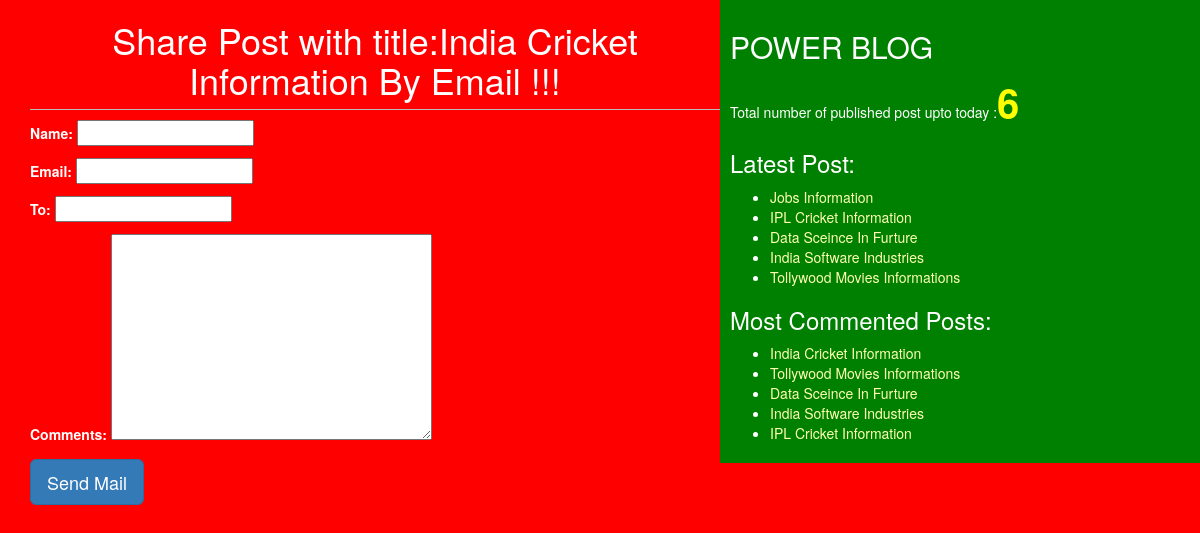
/1/share/, run on the app's committed database.
### blog/models.py (models this page shows, shortened)
class Post(models.Model):
    STATUS_CHOICES=(('draft','Draft'),('published','Published'))
    title=models.CharField(max_length=264)
    slug=models.SlugField(max_length=264,unique_for_date='publish')
    author=models.ForeignKey(User,related_name='blog_posts',on_delete=models.CASCADE)
    body=models.TextField()
    publish=models.DateTimeField(default=timezone.now)
    created=models.DateTimeField(auto_now_add=True)
    updated=models.DateTimeField(auto_now=True)
    status=models.CharField(max_length=10,choices=STATUS_CHOICES,default='draft')
    objects=CustomManager()
    tags=TaggableManager()
    class Meta:
        ordering=('-publish',)
    def get_absolute_url(self):
        return reverse('post_detail',args=[self.publish.year,self.publish.strftime('%m'),self.publish.strftime('%d'),self.slug])

### blog/views.py (the view)
# urls.py: re_path(r'^(?P<id>\d+)/share/$',views.mail_send_view),
def mail_send_view(request,id):
    post=get_object_or_404(Post,id=id,status='published')
    sent=False
    if request.method=='POST':
        form=EmailSendForm(request.POST)
        if form.is_valid():
            cd=form.cleaned_data
            subject='{}({}) recommends you to read"{}"'.format(cd['name'],cd['email'],post.title)
            post_url=request.build_absolute_uri(post.get_absolute_url())
            message='Read Post At:\n {}\n\n{}\' Comments:\n{}'.format(post_url,cd['name'],cd['comments'])
            send_mail(subject,message,'pstar2319@gmail.com',[cd['to']])
            sent=True
    else:
        form=EmailSendForm()
    return render(request,'blog/sharebymail.html',{'form':form,'post':post,'sent':sent})

### blog/forms.py
class EmailSendForm(forms.Form):
    name=forms.CharField()
    email=forms.EmailField()
    to=forms.EmailField()
    comments=forms.CharField(required=False,widget=forms.Textarea)

### blog/models.py (called while the page is built)
    def get_queryset(self):
        return super().get_queryset().filter(status='published')

### blog/templatetags/blog_tags.py (called while the page is built)
@register.simple_tag
def total_posts():
    return Post.objects.count()

@register.inclusion_tag('blog/latest_posts123.html')
def show_latest_posts(count=5):
    latest_posts=Post.objects.order_by('-publish')[:count]
    return {'latest_posts':latest_posts}

@register.simple_tag
def get_most_commented_posts(count=5):
    return Post.objects.annotate(total_comments=Count('comments')).order_by('-total_comments')[:count]

### templates/blog/sharebymail.html (shortened to what this page needs)
<!DOCTYPE html>
{%extends 'blog/base.html'%}
    {%block content%}
    {%if sent%}
     <h1>Email Successfully Sent !!!</h1>
      <h2>Post With The Title:{{post.title}} Information shared by Email</h2>
      {%else%}
       <h1>Share Post with title:{{post.title}} By Email !!!</h1>
        <form method="POST">
        {{form.as_p}}
        <input type="Submit" class="btn btn-primary btn-lg" value="Send Mail">
        </form>
        {%endif%}
  {%endblock%}

### templates/blog/base.html (shortened to what this page needs)
<!DOCTYPE html>
{%load blog_tags%}
{%load staticfiles %}
<html lang="en" dir="ltr">
  <head>
    <link rel="stylesheet" href="https://stackpath.bootstrapcdn.com/bootstrap/3.4.1/css/bootstrap.min.css"
>
    <link rel="stylesheet" href="{% static "css/blog.css"%}">
      </head>
  <body>
    <div class="content">
      {%block content%}{%endblock%}
    </div>
    <div class='sidebar'>
      <h2>POWER BLOG</h2>
      <p>Total number of published post upto today :<span id='pcount'>{% total_posts%}</span></p>
      <h3>Latest Post:</h3>{%show_latest_posts%}
      <h3>Most Commented Posts:</h3>
      {%get_most_commented_posts as most_commented_posts%}
      <ul>
        {%for post in most_commented_posts%}
        <li><a href="{{post.get_absolute_url}}">{{post.title}}</a></li>
        {%endfor%}
      </ul>
      </div>
  </body>
</html>

### templates/blog/latest_posts123.html
<ul>
  {%for post in latest_posts%}
  <li><a href="{{post.get_absolute_url}}">{{post.title}}</a></li>
  {%endfor%}
</ul>

### static/css/blog.css (style rules this page uses)
.content { width:60%; float:left; padding:0 0 0 30px; background: red; height:100%; }
.sidebar { width:40%; float:right; padding:10px; background:green; height:100%; }
h1 { text-align: center; border-bottom: 1px solid #bbb; padding-bottom:10px; }
body { color: white; background: red; }
a { color:#ffffb3; }
#pcount { font-size: 40px; color: yellow; font-weight: bold; }
textarea { color: black; }

### data on the page
Post: title "India Cricket Information"
Post: title "Jobs Information"
Post: title "IPL Cricket Information"
Post: title "Data Sceince In Furture"
Post: title "India Software Industries"
Post: title "Tollywood Movies Informations"
